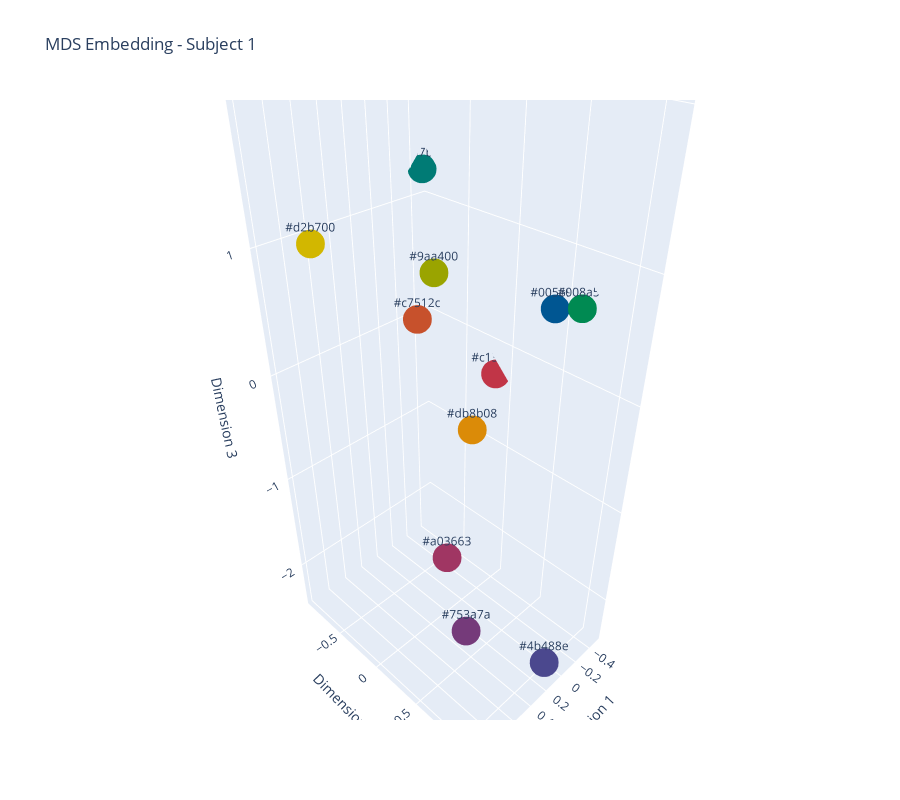
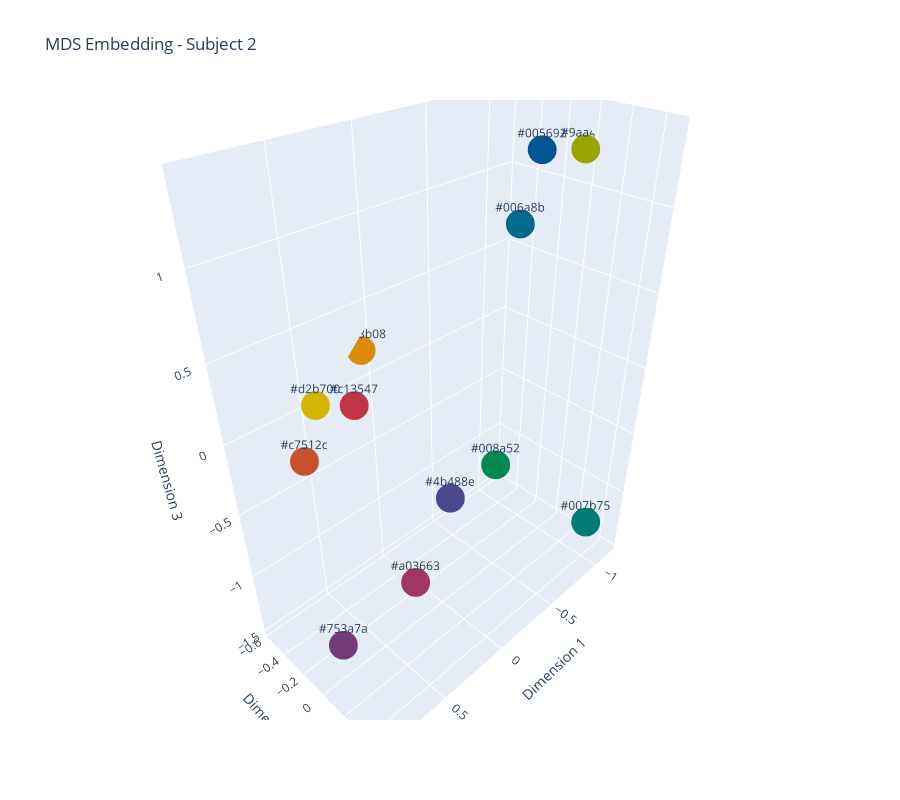

These figures' notebook cell, in order:
### Code cell
plot_3DMDS_overallPreference(value_mapped_sym_1, value_mapped_sym_2, value_mapped_as_1, value_mapped_as_2, unique_colours)

### Figure 1 — Plotly figure (JSON) as saved in the notebook; plotly's stock layout.template omitted (floating-point values rounded to 4 significant figures)
{"data": [{"marker": {"color": ["#d2b700", "#db8b08", "#c7512c", "#c13547", "#a03663", "#753a7a", "#4b488e", "#005692", "#006a8b", "#007b75", "#008a52", "#9aa400"], "size": 10}, "mode": "markers+text", "text": ["#d2b700", "#db8b08", "#c7512c", "#c13547", "#a03663", "#753a7a", "#4b488e", "#005692", "#006a8b", "#007b75", "#008a52", "#9aa400"], "textposition": "top center", "type": "scatter3d", "x": [0.9979, -0.0559, 0.0478, -0.4961, 0.7097, 0.3122, 0.1848, -0.4265, -0.1511, -0.4577, -0.4275, -0.2377], "y": [-0.345, 0.03051, -0.4599, -0.1325, 0.5188, 0.35, 1.107, 0.4533, -0.7111, -0.9166, 0.677, -0.5719], "z": [1.208, -0.5417, 0.2917, -0.2917, -1.042, -2.375, -2.208, 0.5417, 2.042, 1.208, 0.625, 0.5417]}], "layout": {"height": 800, "plot_bgcolor": "white", "scene": {"xaxis": {"title": {"text": "Dimension 1"}}, "yaxis": {"title": {"text": "Dimension 2"}}, "zaxis": {"title": {"text": "Dimension 3"}}}, "title": {"text": "MDS Embedding - Subject 1"}}}

### Figure 2 — Plotly figure (JSON) as saved in the notebook; plotly's stock layout.template omitted (floating-point values rounded to 4 significant figures)
{"data": [{"marker": {"color": ["#d2b700", "#db8b08", "#c7512c", "#c13547", "#a03663", "#753a7a", "#4b488e", "#005692", "#006a8b", "#007b75", "#008a52", "#9aa400"], "size": 10}, "mode": "markers+text", "text": ["#d2b700", "#db8b08", "#c7512c", "#c13547", "#a03663", "#753a7a", "#4b488e", "#005692", "#006a8b", "#007b75", "#008a52", "#9aa400"], "textposition": "top center", "type": "scatter3d", "x": [0.9295, 0.0804, 0.6937, 0.2457, 0.3091, 0.7271, 0.1515, -0.514, -0.389, -0.8388, -0.2417, -1.153], "y": [0.2036, -0.5754, -0.3407, -0.4633, 0.08356, -0.141, 0.2221, 0.172, 0.1671, 0.4954, 0.2041, -0.02735], "z": [0.625, 0.2083, -0.125, -0.04167, -1.042, -1.458, -0.375, 1.375, 1.042, -1.042, -0.375, 1.208]}], "layout": {"height": 800, "plot_bgcolor": "white", "scene": {"xaxis": {"title": {"text": "Dimension 1"}}, "yaxis": {"title": {"text": "Dimension 2"}}, "zaxis": {"title": {"text": "Dimension 3"}}}, "title": {"text": "MDS Embedding - Subject 2"}}}
